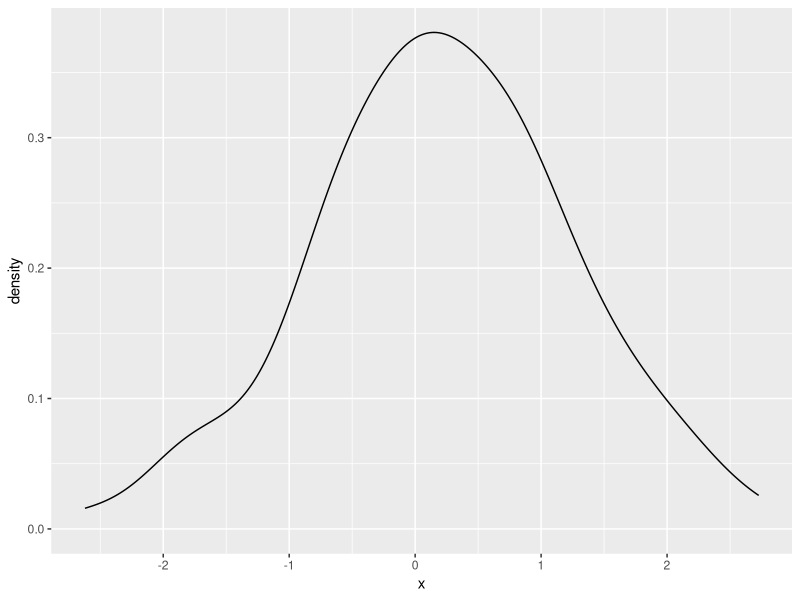
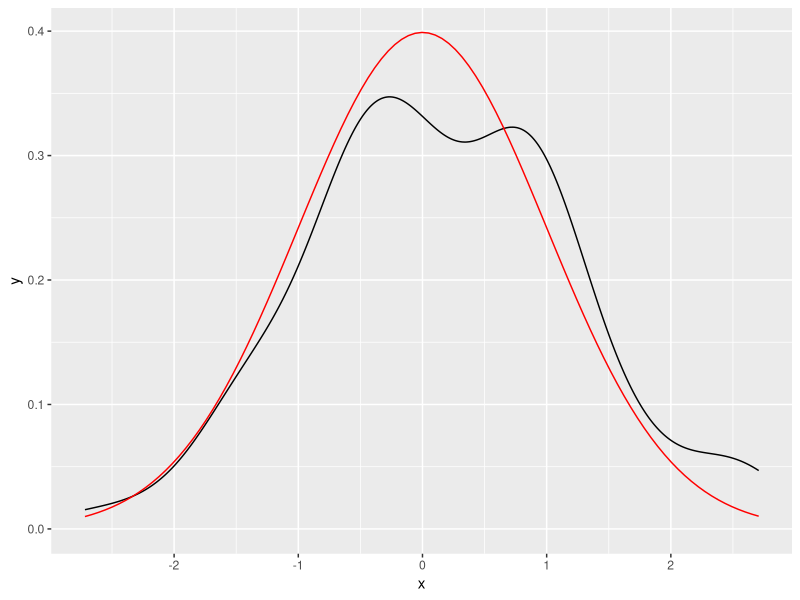
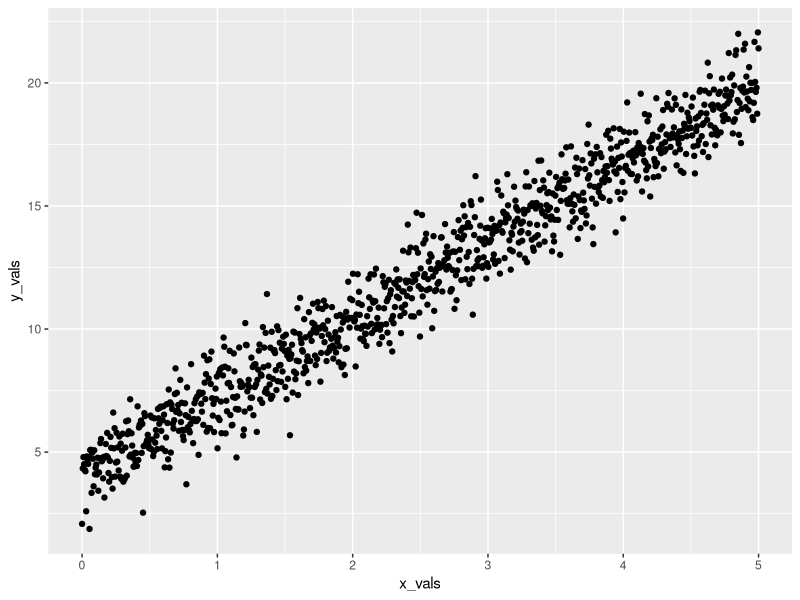
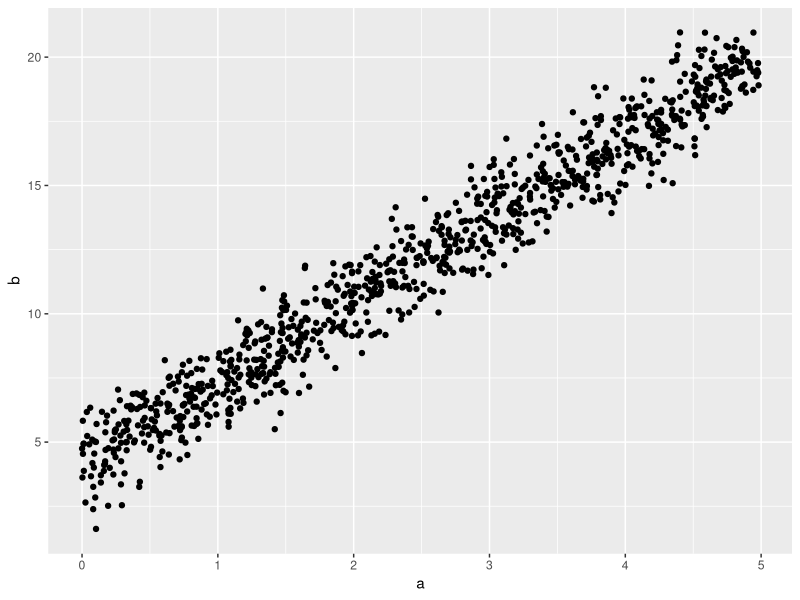
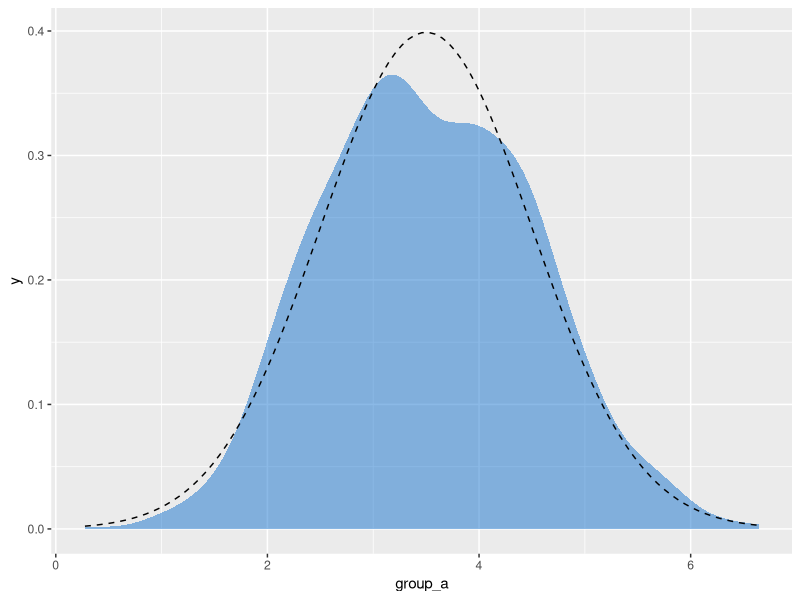
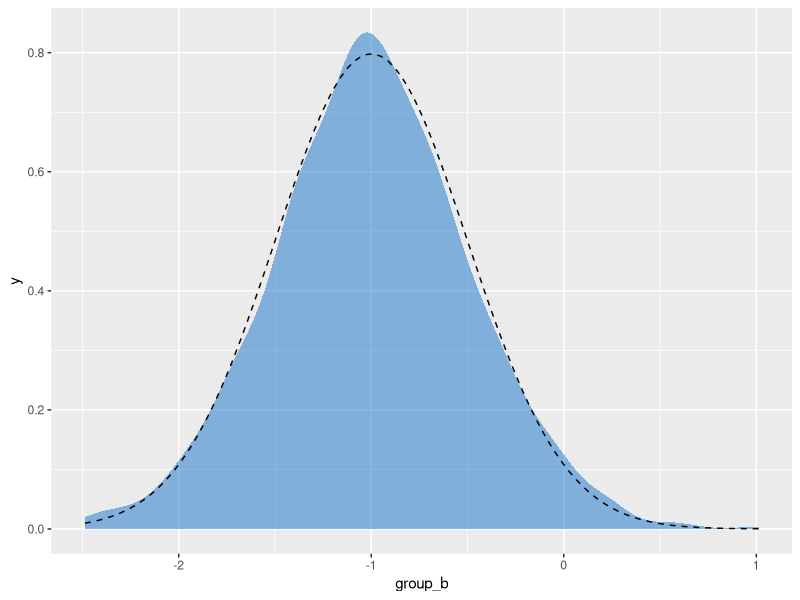
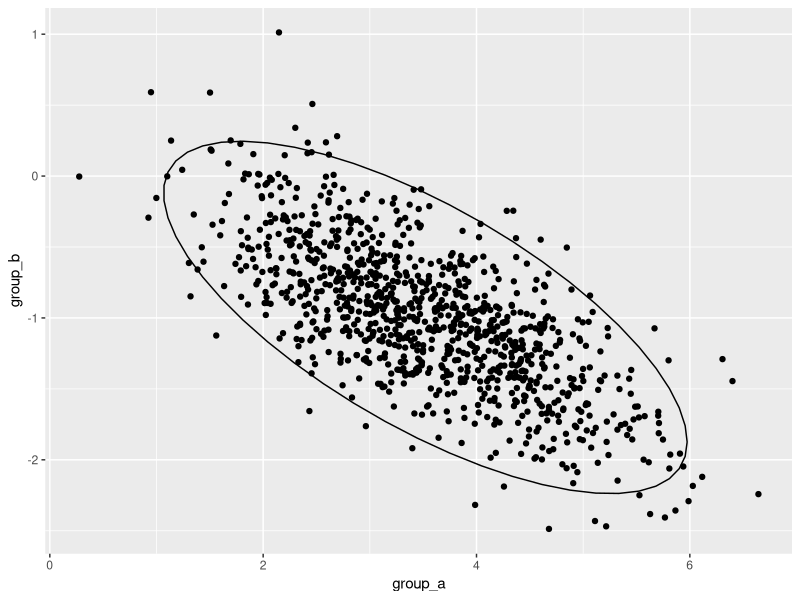

Write R code to recreate these figures, in order. (Note: this script raises an error after producing the figures.)
## ---- chunk 1
library(tidyverse)
## ---- chunk 2
rnorm(n = 5, mean = 0, sd = 1)
## ---- chunk 3
dnorm(seq(0.1, 0.5, length.out = 10), mean = 0, sd = 1)
## ---- chunk 4
tibble(
  x = rnorm(n = 100, mean = 0, sd = 1)
) %>%
  ggplot(aes(x = x)) +
  geom_density()
## ---- chunk 5
tibble(
  x = rnorm(n = 100, mean = 0, sd = 1)
) %>%
  ggplot(aes(x = x)) +
  geom_density() +
  stat_function(
    fun = dnorm,
    args = list(mean = 0, sd = 1),
    color = "red"
  )
## ---- chunk 6
beta_0  <- 4
beta_1  <- 3.2
epsilon <- rnorm(n = 1000, mean = 0, sd = 1)

sim_normal <- tibble(
 # x_vals = runif(1000, 0, 10)
  
  x_vals = seq(from = 0, to = 5, length.out = 1000),
  y_vals = beta_0 + beta_1 * x_vals + epsilon,
)

sim_normal %>% head()
## ---- chunk 7
sim_normal %>%
  ggplot(aes(x = x_vals, y = y_vals)) +
  geom_point()
## ---- chunk 8
tibble(
  a = runif(1000, 0, 5),
  b = 4 + rnorm(1000, mean = 3.2 * a, sd = 1) 
) %>% 
  ggplot(aes(x = a, y = b)) +
  geom_point() 

## ---- chunk 9
a <- 3.5 
b <- -1 
sigma_a <- 1 
sigma_b <- 0.5 
rho <- -0.7 

mu <- c(a, b)
cov_ab <- sigma_a * sigma_b * rho # 协方差
## ---- chunk 10
# 构建协方差矩阵
sigma <- matrix(c(sigma_a^2, cov_ab,
                  cov_ab, sigma_b^2), ncol = 2)
## ---- chunk 11
d <- MASS::mvrnorm(1000, mu = mu, Sigma = sigma) %>%
  data.frame() %>%
  set_names("group_a", "group_b")

head(d)
## ---- chunk 12
d %>% 
  ggplot(aes(x = group_a)) +
  geom_density(color = "transparent", 
               fill = "dodgerblue3", 
               alpha = 1/2) +
  stat_function(fun = dnorm, 
                args = list(mean = 3.5, sd = 1),
                linetype = 2
                ) 
## ---- chunk 13
d %>% 
  ggplot(aes(x = group_b)) +
  geom_density(color = "transparent", 
               fill = "dodgerblue3", 
               alpha = 1/2) +
  stat_function(fun = dnorm, 
                args = list(mean = -1, sd = 0.5),
                linetype = 2
                ) 
## ---- chunk 14
d %>% 
  ggplot(aes(x = group_a, y = group_b)) +
  geom_point() +
  stat_ellipse(type = "norm", level = 0.95)
## ---- chunk 15
d %>% summarise(
  a_mean = mean(group_a),
  b_mean = mean(group_b),
  a_sd = sd(group_a),
  b_sd = sd(group_b),
  cor = cor(group_a,group_b),
  cov = cov(group_a,group_b)
  )
## ---- chunk 16
knitr::include_graphics(path = "images/pi.jpg")
## ---- chunk 17
set.seed(2019)

n <- 50000
points <- tibble("x" = runif(n), "y" = runif(n))
## ---- chunk 18
points <- points %>% 
    mutate(inside = map2_dbl(.x = x, .y = y, ~if_else(.x**2 + .y**2 < 1, 1, 0))) %>% 
    rowid_to_column("N")
## ---- chunk 19
points <- points %>% 
    mutate(estimate = 4*cumsum(inside)/N)
## ---- chunk 20
points %>% tail()
## ---- chunk 21
points %>% 
	ggplot() + 
    geom_line(aes(y = estimate, x = N), colour = "#82518c") + 
    geom_hline(yintercept = pi) 
## ---- chunk 22
true.mean <- 175.7
true.sd <- 15.19
## ---- chunk 23
pop.distn <-
  tibble(
    height = seq(100, 250, 0.5),
    density = dnorm(height, mean = true.mean, sd = true.sd)
  )

ggplot(pop.distn) +
  geom_line(aes(height, density)) +
  geom_vline(
    xintercept = true.mean,
    color = "red",
    linetype = "dashed"
  ) +
  geom_vline(
    xintercept = true.mean + true.sd,
    color = "blue",
    linetype = "dashed"
  ) +
  geom_vline(
    xintercept = true.mean - true.sd,
    color = "blue",
    linetype = "dashed"
  ) +
  labs(
    x = "Height (cm)", y = "Density",
    title = "川师男生身高分布"
  )
## ---- chunk 24
sample.a <-
  tibble(height = rnorm(n = 30, mean = true.mean, sd = true.sd))
## ---- chunk 25
sample.a %>%
  ggplot(aes(x = height)) +
  geom_histogram(aes(y = stat(density)),
    fill = "steelblue",
    alpha = 0.75,
    bins = 10
  ) +
  geom_line(
    data = pop.distn,
    aes(x = height, y = density),
    alpha = 0.25, size = 1.5
  ) +
  geom_vline(xintercept = true.mean, linetype = "dashed", color = "red") +
  geom_vline(xintercept = mean(sample.a$height), linetype = "solid")
## ---- chunk 26
sample.a %>%
  summarize(
    sample.mean = mean(height),
    sample.sd = sd(height)
  )
## ---- chunk 27
sample.b <-
  tibble(height = rnorm(30, mean = true.mean, sd = true.sd))
## ---- chunk 28
sample.b %>%
  ggplot(aes(x = height)) +
  geom_histogram(aes(y = stat(density)),
    fill = "steelblue", alpha = 0.75, bins = 10
  ) +
  geom_line(
    data = pop.distn, aes(x = height, y = density),
    alpha = 0.25, size = 1.5
  ) +
  geom_vline(xintercept = true.mean, linetype = "dashed", color = "red") +
  geom_vline(xintercept = mean(sample.a$height), linetype = "solid")
## ---- chunk 29
sample.b %>%
  summarize(
    sample.mean = mean(height),
    sample.sd = sd(height)
  )
## ---- chunk 30
rnorm.stats <- function(n, mu, sigma) {
  the.sample <- rnorm(n, mu, sigma)
  tibble(
    sample.size = n,
    sample.mean = mean(the.sample),
    sample.sd = sd(the.sample)
  )
}
## ---- chunk 31
rnorm.stats(30, true.mean, true.sd)
## ---- chunk 32
df.samples.of.30 <-
  purrr::rerun(2500, rnorm.stats(30, true.mean, true.sd)) %>%
  dplyr::bind_rows()
## ---- chunk 33
df.samples.of.30 %>% head()
## ---- chunk 34
df.samples.of.30 %>%
  ggplot(aes(x = sample.mean, y = stat(density))) +
  geom_histogram(bins = 25, fill = "firebrick", alpha = 0.5) +
  geom_vline(xintercept = true.mean, linetype = "dashed", color = "red") +
  labs(
    title = "抽样2500次（每次30个男生）身高均值的分布",
    subtitle = "Distribution of mean heights for 2500 samples of size 30"
  )
## ---- chunk 35
df.samples.of.30 %>%
  ggplot(aes(x = sample.mean, y = stat(density))) +
  geom_histogram(bins = 50, fill = "firebrick", alpha = 0.5) +
  geom_histogram(
    data = sample.a,
    aes(x = height, y = stat(density)),
    bins = 11, fill = "steelblue", alpha = 0.25
  ) +
  geom_vline(xintercept = true.mean, linetype = "dashed", color = "red") +
  geom_line(data = pop.distn, aes(x = height, y = density), alpha = 0.25, size = 1.5) +
  xlim(125, 225)
## ---- chunk 36
df.samples.of.30 %>%
  summarize(
    mean.of.means = mean(sample.mean),
    sd.of.means = sd(sample.mean)
  )
## ---- chunk 37
df.samples.of.50 <-
  rerun(2500, rnorm.stats(50, true.mean, true.sd)) %>%
  bind_rows()

df.samples.of.100 <-
  rerun(2500, rnorm.stats(100, true.mean, true.sd)) %>%
  bind_rows()

df.samples.of.250 <-
  rerun(2500, rnorm.stats(250, true.mean, true.sd)) %>%
  bind_rows()

df.samples.of.500 <-
  rerun(2500, rnorm.stats(500, true.mean, true.sd)) %>%
  bind_rows()
## ---- chunk 38
df.combined <-
  bind_rows(
    df.samples.of.30,
    df.samples.of.50,
    df.samples.of.100,
    df.samples.of.250,
    df.samples.of.500
  ) %>%
  mutate(sample.sz = as.factor(sample.size))
## ---- chunk 39
df.combined %>%
  ggplot(aes(x = sample.mean, y = stat(density), fill = sample.sz)) +
  geom_histogram(bins = 25, alpha = 0.5) +
  geom_vline(xintercept = true.mean, linetype = "dashed") +
  facet_wrap(vars(sample.sz), nrow = 1) +
  scale_fill_brewer(palette = "Set1") +
  labs(
    x = "Sample means", y = "Density",
    title = "Distribution of mean heights for samples of varying size"
  )
## ---- chunk 40
sampling.distn.mean.table <-
  df.combined %>%
  group_by(sample.size) %>%
  summarize(
    mean.of.means = mean(sample.mean),
    sd.of.means = sd(sample.mean)
  )
sampling.distn.mean.table
## ---- chunk 41
df.se.mean.theory <- tibble(
  sample.size = seq(10,500,10)
  ) %>% 
  mutate(std.error = true.sd/sqrt(sample.size))

df.se.mean.theory
## ---- chunk 42
sampling.distn.mean.table %>%
  ggplot(aes(x = sample.size, y = sd.of.means)) +
  geom_point() +
  geom_line(aes(x = sample.size, y = std.error), 
            data = df.se.mean.theory, 
            color = "red") +
  labs(
    x = "Sample size", y = "Std Error of Mean",
    title = "平均值标准误差随样本大小变化（理论值和模拟值对比）"
  )
## ---- chunk 43
sampling.distn.sd.table <-
  df.combined %>%
  group_by(sample.size) %>%
  summarize(
    mean.of.sds = mean(sample.sd),
    sd.of.sds = sd(sample.sd)
  )

sampling.distn.sd.table
